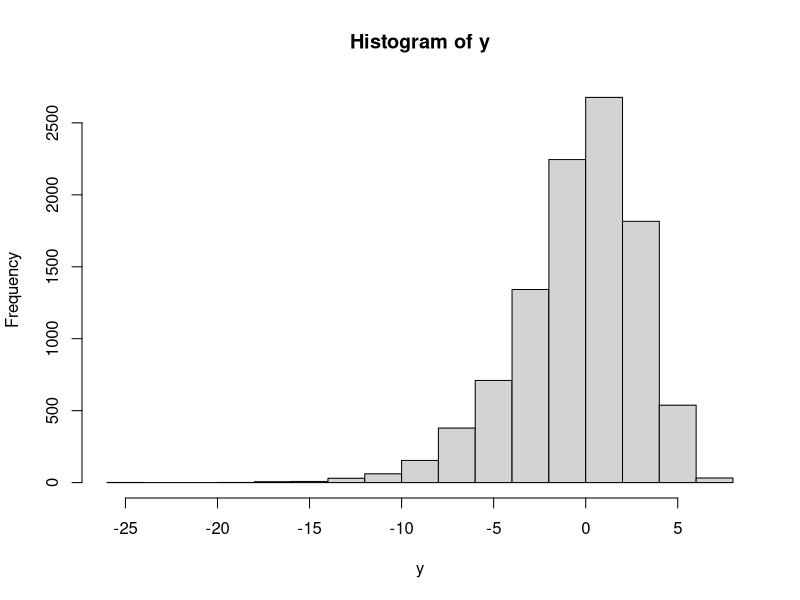

Recreate this plot in R.
## ---- chunk 1
knitr::opts_chunk$set(echo = TRUE)
## ---- chunk 2
rm(list = ls())
## ---- chunk 3
set.seed(100)
## ---- chunk 4
x1  <- runif(10000, min = 1, max = 3)
x2  <- rgamma(10000, shape = 3, scale = 2)
x3  <- rbinom(10000, size = 1, prob = 0.3)
eps <- rnorm(10000, 2, 1)

## ---- chunk 5
y <- 0.5 + 1.2*x1 - 0.9*x2 + 0.1*x3 + eps
hist(y)
## ---- chunk 6
ydum <- as.numeric(y > mean(y))
summary(ydum)
## ---- chunk 7
# Dataframe for discrete choices
dat <- cbind(ydum, x1, x2, x3)
dat <- as.data.frame(dat)

# X Matrix for OLS
mx <- as.matrix(cbind(1, x1, x2, x3))
X <- as.matrix(mx)

# Y Matrix for OLS
my <- as.matrix(y)

# YDUM Matrix for discrete choices
mydum <- as.matrix(ydum)
Y <- as.matrix(mydum)

## ---- chunk 8
cor(y, x1)
## ---- chunk 9
betaols <- solve(t(mx)%*%mx)%*%t(mx)%*%my

row.names(betaols) <- c("intercept", "x1", "x2", "x3")

colnames(betaols) <- c("y")

print(t(betaols))
## ---- chunk 10
# Create res = residual vector
res <- as.matrix(y-betaols[1]-betaols[2]*mx[,2]-betaols[3]*mx[,3]-betaols[4]*mx[,4])

# Assign value of n and k
n <- nrow(my)
k <- ncol(mx)

# Compute the Variance-covariance matrix VCV
VCV <- 1/(n-k) * as.numeric(t(res)%*%res) * solve(t(mx)%*%mx)

# Obtain SE from diagonal elements
se <- sqrt(diag(VCV))

# Report the output
ols_output <- cbind(betaols, se)
colnames(ols_output) <- c("Coefficient", "Standard Error")
row.names(ols_output) <- c("intercept", "x1", "x2", "x3")
print(ols_output)
## ---- chunk 11
# Create OLS estimation function
ols <- function(my,mx) {
       beta <- solve(t(mx)%*%mx)%*%t(mx)%*%my
       }

# Create bootse function
boot <- as.numeric()

# Function bootse(xmatrix,ymatrix, number of replications)
bootse <- function(mx, my, rep) {
            
            # Loop of replication to rep times
            for (i in 1:rep) {
              
            ## draw sample with replacement (n = 10,000)
            boot_x <- mx[sample(nrow(mx), replace = TRUE), ]
            boot_y <- my[sample(nrow(my), replace = TRUE), ]
            
            ## estimate OLS coeff. for each samples drew, bind to the matrix
            boot   <- cbind(boot, ols(boot_y, boot_x))
            }
          
          # Matrix of OLS results ('rep' rows), calculate SE for each coefficient
          boot <- t(boot)
          boot_se <- apply(boot, 2, sd)
          
          # Report the result
          names(boot_se) <- c("intercept", "x1", "x2", "x3")
          print(boot_se)
        }
## ---- chunk 12
bootse(mx, my, 49)
## ---- chunk 13
bootse(mx, my, 499)
## ---- chunk 14
dat <- as.data.frame(ydum)
dat <- cbind(dat, 1, x1, x2, x3)
## ---- chunk 15
probit_ll <- function (beta, df = dat) {
    
    # Calculate the vector xb = (X)(beta)
    xb <- as.matrix(dat[ ,2:5]) %*% beta
    
    # Fit xb into CDF of normal distribution
    p <- pnorm(xb)
    
    # Get the log-likelihood function
    logl <- sum((1 - dat[,1]) * log(1 - p) + dat[,1] * log(p))
    return(logl)
  }


## ---- chunk 16

probit_grd <- function(beta, df = dat , l = probit_ll, d = 0.001, start = 0) {
    if(old_ll == 0) {old_ll  <- l(beta)}
  
    # Create default gradient vector  
    grd <- matrix(nrow = 4, ncol = 1)

    # Calculate first approximation of each x    
    for (i in 1:4) {
      beta_grd <- beta
    
      # Calculate f(x+d)
      beta_grd[i,1] <- beta[i,1]+d
      pos_ll <- l(beta_grd)
    
      # Calculate f(x-d)
      beta_grd[i,1] <- beta[i,1]-d
      neg_ll <- l(beta_grd)
    
      # Calculate the midpoint (f(x+d) - f(X-d))/2d
      grd[i,1] <- (pos_ll - neg_ll)/ 2*d
      }
    return(grd)
  }
## ---- chunk 17

# Set initial value for searching
beta_new <- as.matrix(c(0,0,0,0))

# Calculate the log-likelihood for the initial value
new_ll <- probit_ll(beta_new)

# Set level of optimization
tolerance <- 1      # Level of tolerance difference in ll between iteration
alpha     <- 0.5    # Scaling parameter  
maxiter   <- 200    # Maximum of iterations regardless of tolerance

# Iteration
for (i in 1:maxiter) {
    beta_old <- beta_new      # Assign initial value of beta in iteration
    old_ll   <- new_ll        # Assign initial value of ll in iteration
    beta_new <- beta_old + alpha * probit_grd(beta_old , start = old_ll) 
                                # Ascent to increase ll
    new_ll   <- probit_ll(beta_new) # Calculate for new ll
              
  if(abs(new_ll - old_ll) <= tolerance) { # Break loop once reaches tol
    break
  }
  iteration <- i    # report number of iterations
}
## ---- chunk 18
compare <- c(0.5, 1.2, -0.9, 0.1)
compare <- cbind(compare, beta_new) 
colnames(compare) <- c("true value", "optimization")
row.names(compare) <- c("intercept", "x1", "x2", "x3")
print(compare)
## ---- chunk 19
# Set initial value for optimization
beta <- c(0,0,0,0)

# Create negative log-liklihood function for probit
  ## Follows the same logic as in ex 3 but in this case the negative ll
probit_nll <- function (beta, X = mx, Y = mydum) {
  xb <- X %*% beta
  p <- pnorm(xb)
  -sum((1 - Y) * log(1 - p) + Y * log(p))
  }

# Use pre-programmed optimization package "nlm"
probit_result <- nlm(probit_nll, beta)

# Report result
print(probit_result)
## ---- chunk 20

# Create negative log-liklihood function for logit
logit_nll <- function(beta, X = mx, Y = mydum) {
  
  # predictor for xb (at initial value)
  xb <- X %*% beta
  
  # calculate logistic CDF
  p <- plogis(xb)
  
  # derive negative log-likelihood function
  -sum((1 - Y) * log(1 - p) + Y * log(p))
}

# Use pre-programmed optimization package "nlm"
logit_result <- nlm(logit_nll, beta)

# Report result
print(logit_result)
## ---- chunk 21

# Using OLS formula
lpm_result <- solve(t(mx)%*%mx)%*%t(mx)%*%mydum

# Report result
print(lpm_result)

## ---- chunk 22

# Estimate three models above using "lm" and "glm"
probit <- glm(ydum ~ x1+x2+x3, family = binomial(link='probit'))
logit  <- glm(ydum ~ x1+x2+x3, family = binomial(link='logit'))
lpm    <- lm(ydum ~ x1+x2+x3)
## ---- chunk 23

all_result <- probit$coefficients

all_result <- rbind(all_result, sqrt(diag(vcov(probit))), logit$coefficients,
                    sqrt(diag(vcov(logit))), lpm$coefficients, sqrt(diag(vcov(lpm))))

row.names(all_result) <- c("Coef.-Probit", "Se.-Probit", "Coef.-Logit",
                           "Se.-Logit" ,"Coef.-LPM", "Se.-LPM")

print(all_result)
## ---- chunk 24
probit_coeff <- as.matrix(probit$coefficients)

# Calculate the mean of f'(xb)
probit_fprime <- mean(dnorm(mx %*% probit_coeff))

# Calculate marginal effects b*mean(f'(xb))
probit_mfx <- probit_coeff*probit_fprime

# Report result
colnames(probit_mfx) <- c("Marginal Effects for Probit Model")
print(probit_mfx)
## ---- chunk 25
# Calculate the mean of f'(xb)
logit_coeff <- as.matrix(logit$coefficients)

# Calculate marginal effects b*mean(f'(xb))
logit_fprime <- mean(exp(-(mx %*% logit_coeff))/((exp(-(mx %*% logit_coeff)) + 1)^2))

# Calculate marginal effects b*mean(f'(xb))
logit_mfx <- logit_coeff*logit_fprime

# Report result
colnames(logit_mfx) <- c("Marginal Effects for Logit Model")
print(logit_mfx)
## ---- chunk 26

# Compute matrix inverse(X'X)
inv_xx <- solve(t(X) %*% X)

# Derive pdf of each model (first-order derivate)
probit_pdf <- t(as.matrix(dnorm(mx %*% probit$coefficients)))
logit_pdf  <- t(as.matrix(exp(-(mx %*% logit$coefficients)/
              ((exp(-(mx %*% logit$coefficients)) + 1)^2))))

# Write mfxse function to calculate asymptotic variance using delta method
                  
mfxse <- function(pdf, X, model) {
  
  # Compute Jacobian matrix
  jac <- (1/nrow(X)) * (pdf %*% X)
  
  # Obtain model variance covariance matrix
  varcov <- vcov(model)
  
  # delta method asy.var = JVJ'
  avar <- jac %*% varcov %*% t(jac)
  
  # extract variance for each marginal effect
  se <- c(avar*inv_xx[1,1], avar*inv_xx[2,2], avar*inv_xx[3,3], avar*inv_xx[4,4])
  se <- sqrt(se)
  return(se)
}           
## ---- chunk 27
probit_se_delta <- mfxse(probit_pdf, mx, probit)

print(probit_se_delta)
## ---- chunk 28
logit_se_delta <- mfxse(logit_pdf, mx, logit)

print(logit_se_delta)
## ---- chunk 29

# Create default bootstrap matrix
boot_mfxmat <- matrix(nrow = 1, ncol = 4)

dat <- data.frame(ydum, x1 , x2, x3)

## ---- chunk 30

# Estimate mfx for 49 times
for (i in 1:49) {
  boot_sample <- dat[sample(nrow(dat), replace = TRUE), ]  
  boot_est    <- glm(ydum ~ ., data = boot_sample, family = binomial(link='probit'))
  boot_coeff  <- as.matrix(coef(summary(boot_est))[, "Estimate"])
  boot_pdf    <- mean(dnorm(mx %*% boot_coeff))
  boot_mfx    <- boot_coeff * boot_pdf 
  boot_mfxmat <- rbind(boot_mfxmat, t(boot_mfx))
}

  boot_mfxmat <- boot_mfxmat[-1, ]
  boot_mfxmatse <- c(sd(boot_mfxmat[ , 1]), sd(boot_mfxmat[ , 2]), 
                     sd(boot_mfxmat[ , 3]), sd(boot_mfxmat[ , 4]))
  
  
  print(boot_mfxmatse)  
  
## ---- chunk 31

# Estimate mfx for 49 times
for (i in 1:49) {
  boot_sample <- dat[sample(nrow(dat), replace = TRUE), ]  
  boot_est    <- glm(ydum ~ ., data = boot_sample, family = binomial(link='logit'))
  boot_coeff  <- as.matrix(coef(summary(boot_est))[, "Estimate"])
  boot_pdf    <- mean(dlogis(mx %*% boot_coeff))
  boot_mfx    <- boot_coeff * boot_pdf 
  boot_mfxmat <- rbind(boot_mfxmat, t(boot_mfx))
}
  boot_mfxmat <- boot_mfxmat[-1, ]
  boot_mfxmatse <- c(sd(boot_mfxmat[ , 1]), sd(boot_mfxmat[ , 2]), 
                     sd(boot_mfxmat[ , 3]), sd(boot_mfxmat[ , 4]))
  

  print(boot_mfxmatse)  
  
